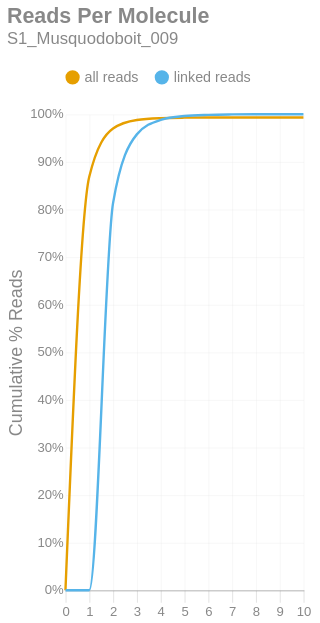

The cell this chart's notebook holds for it:
### Markdown cell above
### Reads per Molecule
This chart shows the cumulative distribution of the number of reads per linked molecule. That is, how many alignments are associated with a unique molecule. This excludes the number of reads associated with invalid or absent linked-read barcodes. The `linked` histogram is the percentages recalculated when disregarding singletons.

### Code cell
if SKIPLR:
    print_html(f"Skipped")
else:
    counts = np.bincount(valids['reads'].cast(pl.Int64).to_numpy())
    weighted = counts * np.arange(len(counts))
    all_perc = weighted / n_reads
    linked_perc = weighted / n_linked_reads
    linked_perc[1] = 0
    binned_df = pl.DataFrame({
        'readsper': list(range(len(counts))),
        'all reads (cumsum)': np.cumsum(all_perc).tolist(),
        'linked reads (cumsum)': np.cumsum(linked_perc).tolist(),
    })

    with SafeRender(binned_df):
        (
            density_plot(binned_df, 'Reads Per Molecule', samplename, 'readspmol')
            .encode(
                x=alt.X('readsper:O', title=None).axis(labelAngle=0).scale(padding=0),
                y=alt.Y('value:Q', title='Cumulative % Reads').axis(format='%').stack(False),
                color=alt.Color("key:N").scale(domain=["all reads", "linked reads"]),
                tooltip=[
                    alt.Tooltip("key:N", title="Data Type"),
                    alt.Tooltip("readsper:O", title="Reads Per Molecule"),
                    alt.Tooltip("value:Q", format=".2%", title="% Reads (Cum.)")
                ]            
            )
        ).display()

### Figure 1 — Vega-Lite specification as saved in the notebook (floating-point values rounded to 4 significant figures)
{"width": "container", "height": 400, "config": {"title": {"anchor": "start", "dy": -15, "fontSize": 18, "color": "#888888", "subtitleColor": "#888888", "subtitleFontSize": 14}, "arc": {"fill": "#0072B2"}, "axis": {"domainColor": "#888888", "domainWidth": 0.5, "gridWidth": 0.2, "grid": false, "titleFontWeight": 400, "titleFontSize": 15, "labelFontSize": 11, "labelColor": "#888888", "tickColor": "#888888", "tickWidth": 0.2, "titleColor": "#888888"}, "axisBand": {"grid": false}, "axisX": {"grid": true, "tickSize": 10, "domainCap": "round"}, "axisY": {"domain": false, "grid": true, "tickSize": 0, "domainCap": "round"}, "background": "transparent", "header": {"labelFontSize": 15, "labelColor": "#888888", "titleFontSize": 15, "titleFontWeight": 600, "titleColor": "#888888"}, "legend": {"labelFont": "sans-serif", "labelFontSize": 12, "labelColor": "#888888", "symbolSize": 100, "symbolType": "circle", "titleFontSize": 12, "titlePadding": 10, "titleColor": "#888888", "title": null, "orient": "top"}, "range": {"category": ["#E69F00", "#56B4E9", "#009E73", "#F0E442", "#0072B2", "#D55E00", "#CC79A7", "#000000"], "diverging": ["#cfe8f3", "#a2d4ec", "#73bfe2", "#46abdb", "#1696d2", "#12719e"]}, "area": {"fill": "#0072B2", "fillOpacity": 0.7, "line": true, "strokeOpacity": 0.7}, "line": {"color": "#0072B2", "stroke": "#0072B2", "strokeWidth": 2}, "trail": {"color": "#0072B2", "stroke": "#0072B2", "strokeWidth": 0, "size": 1}, "point": {"filled": true, "fillOpacity": 1.0, "size": 95}, "text": {"color": "#888888", "fontSize": 11, "align": "right", "fontWeight": 400, "size": 11}, "bar": {"fill": "#0072B2", "stroke": null}, "view": {"stroke": null, "continuousWidth": 660, "continuousHeight": 400}}, "data": {"name": "data-705e33ce5196ebbf80497b5191db0534"}, "mark": {"type": "line", "interpolate": "monotone", "point": {"opacity": 0, "size": 275}}, "encoding": {"color": {"field": "key", "scale": {"domain": ["all reads", "linked reads"]}, "type": "nominal"}, "tooltip": [{"field": "key", "title": "Data Type", "type": "nominal"}, {"field": "readsper", "title": "Reads Per Molecule", "type": "ordinal"}, {"field": "value", "format": ".2%", "title": "% Reads (Cum.)", "type": "quantitative"}], "x": {"axis": {"labelAngle": 0}, "field": "readsper", "scale": {"padding": 0}, "title": null, "type": "ordinal"}, "y": {"axis": {"format": "%"}, "field": "value", "stack": false, "title": "Cumulative % Reads", "type": "quantitative"}}, "params": [{"name": "param_c36ac31b6afebe62", "select": {"type": "point", "fields": ["key"]}, "bind": "legend"}], "title": {"text": "Reads Per Molecule", "subtitle": "S1_Musquodoboit_009"}, "transform": [{"fold": ["all reads (cumsum)", "linked reads (cumsum)"]}, {"calculate": "replace(datum.key, ' (cumsum)', '')", "as": "key"}, {"filter": {"param": "param_c36ac31b6afebe62"}}], "usermeta": {"embedOptions": {"downloadFileName": "S1_Musquodoboit_009.readspmol"}}, "$schema": "https://vega.github.io/schema/vega-lite/v6.1.0.json", "datasets": {"data-705e33ce5196ebbf80497b5191db0534": [{"readsper": 0, "all reads (cumsum)": 0.0, "linked reads (cumsum)": 0.0}, {"readsper": 1, "all reads (cumsum)": 0.8686, "linked reads (cumsum)": 0.0}, {"readsper": 2, "all reads (cumsum)": 0.97, "linked reads (cumsum)": 0.8133}, {"readsper": 3, "all reads (cumsum)": 0.988, "linked reads (cumsum)": 0.9577}, {"readsper": 4, "all reads (cumsum)": 0.9918, "linked reads (cumsum)": 0.9881}, {"readsper": 5, "all reads (cumsum)": 0.9928, "linked reads (cumsum)": 0.9963}, {"readsper": 6, "all reads (cumsum)": 0.9931, "linked reads (cumsum)": 0.9987}, {"readsper": 7, "all reads (cumsum)": 0.9932, "linked reads (cumsum)": 0.9996}, {"readsper": 8, "all reads (cumsum)": 0.9932, "linked reads (cumsum)": 0.9999}, {"readsper": 9, "all reads (cumsum)": 0.9932, "linked reads (cumsum)": 1.0}, {"readsper": 10, "all reads (cumsum)": 0.9933, "linked reads (cumsum)": 1.0}]}}
